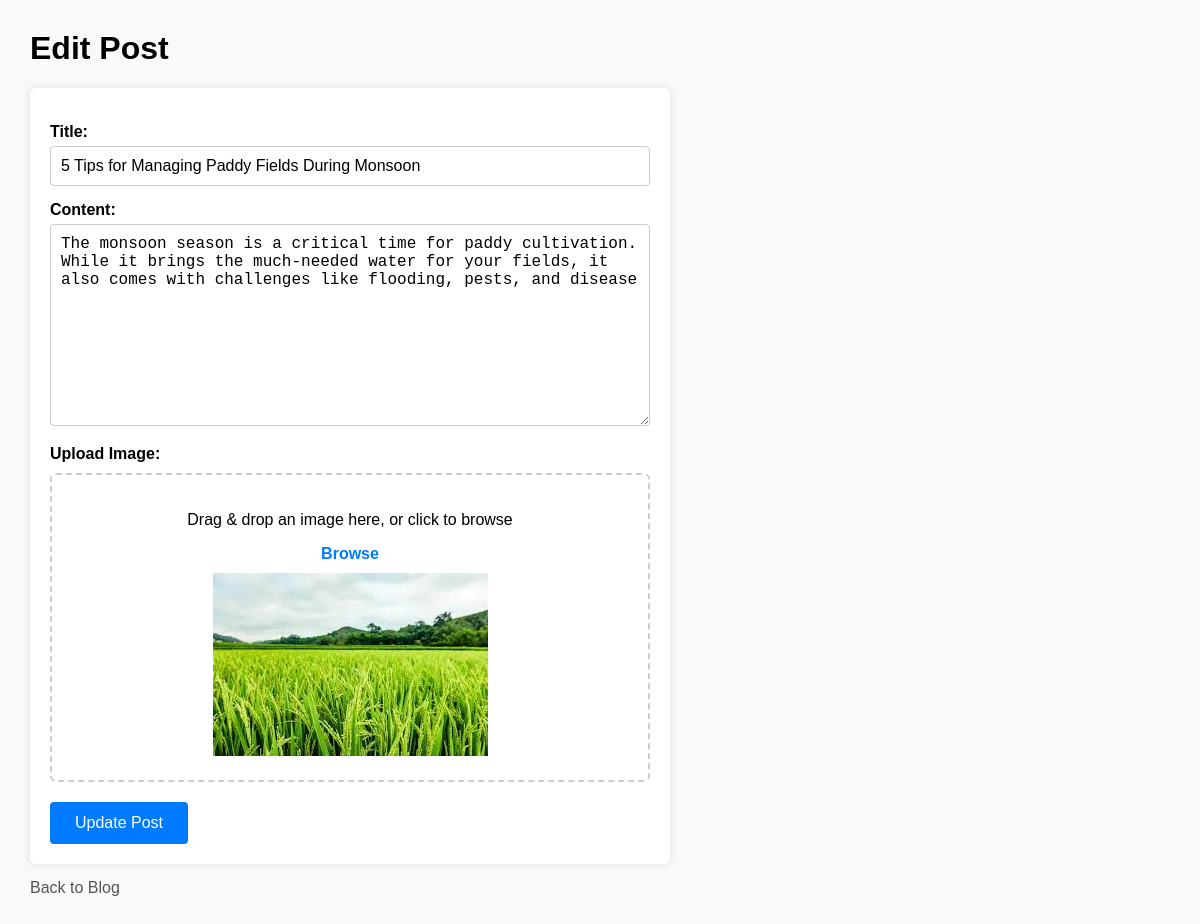
The app's page /edit/2 (signed in) with its own data.
### tables this page shows
CREATE TABLE blog (
    id INTEGER PRIMARY KEY AUTOINCREMENT,
    title TEXT NOT NULL,
    content TEXT NOT NULL,
    image_url TEXT,
    author TEXT,
    created_at TIMESTAMP DEFAULT CURRENT_TIMESTAMP
);

### app.py (the view, shortened to what this page needs)
@app.route('/edit/<int:post_id>', methods=['GET', 'POST'])
def edit_post(post_id):
    username = session.get('username')
    if not username or not has_edit_access(username):
        return "Access denied: You are not authorised to edit posts.", 403
    conn = sqlite3.connect('users.db')
    conn.row_factory = sqlite3.Row
    cursor = conn.cursor()
    cursor.execute("SELECT * FROM blog WHERE id=?", (post_id,))
    post = cursor.fetchone()
    conn.close()
    return render_template('edit_post.html', post=post)

### app.py (called while the page is built)
def get_user_role(username):
    conn = sqlite3.connect('users.db')
    cursor = conn.cursor()
    cursor.execute("SELECT role FROM users WHERE LOWER(username) = LOWER(?)", (username,))
    result = cursor.fetchone()
    conn.close()
    return result[0] if result else None

def has_edit_access(username):
    role = get_user_role(username)
    return role in ['admin', 'editor']

### templates/edit_post.html (shortened to what this page needs)
<!DOCTYPE html>
<html lang="en">
<head>
</head>
<body>
    <h1>Edit Post</h1>
    <form method="POST" enctype="multipart/form-data" action="{{ url_for('edit_post', post_id=post['id']) }}">
    <label for="title">Title:</label>
    <input type="text" id="title" name="title" value="{{ post['title'] }}" required />
    <label for="content">Content:</label>
    <textarea id="content" name="content" rows="10" required>{{ post['content'] }}</textarea>
    <label for="image_file">Upload Image:</label>
    <div id="drop-area" class="border" style="padding: 20px; border: 2px dashed #ccc; text-align: center; border-radius: 6px; background-color: #fff; margin-top: 10px;">
        <p>Drag & drop an image here, or click to browse</p>
        <label for="fileElem" style="cursor: pointer; color: #007BFF;">Browse</label>
        <div id="preview" class="mt-2">
            {% if post['image_url'] %}
                <img src="{{ post['image_url'] }}" alt="Current Image" style="max-width:100%; margin-top:10px;" />
            {% endif %}
        </div>
    </div>
    <input type="submit" value="Update Post" />
    </form>
    <a href="{{ url_for('blog') }}">Back to Blog</a>
</body>
</html>

### templates/edit_post.html (style rules this page uses)
body { font-family: Arial, sans-serif; margin: 30px; background: #f9f9f9; }
form { background: white; padding: 20px; border-radius: 6px; max-width: 600px; box-shadow: 0 0 8px rgba(0,0,0,0.1); }
label { font-weight: bold; display: block; margin-top: 15px; }
input[type="text"], textarea { width: 100%; padding: 10px; margin-top: 5px; box-sizing: border-box; border-radius: 4px; border: 1px solid #ccc; font-size: 16px; }
textarea { resize: vertical; }
input[type="submit"] { margin-top: 20px; padding: 12px 25px; background-color: #007BFF; color: white; border: none; border-radius: 4px; cursor: pointer; font-size: 16px; }
a { display: inline-block; margin-top: 15px; color: #555; text-decoration: none; }

### records on screen
blog: title "5 Tips for Managing Paddy Fields During Monsoon", content "The monsoon season is a critical time for paddy cultivation. While it brings the much-needed water for your fields, it also comes with challenges like flooding, pests, and disease", image_url (picture)
